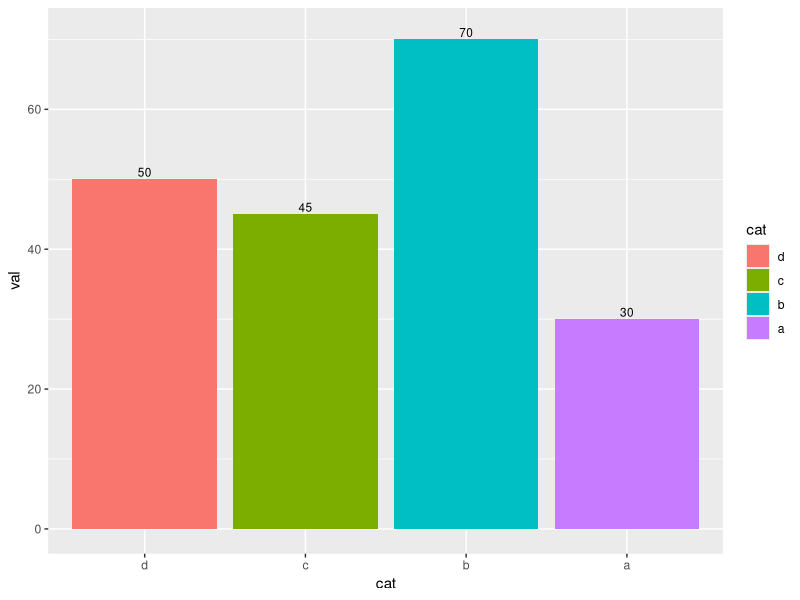
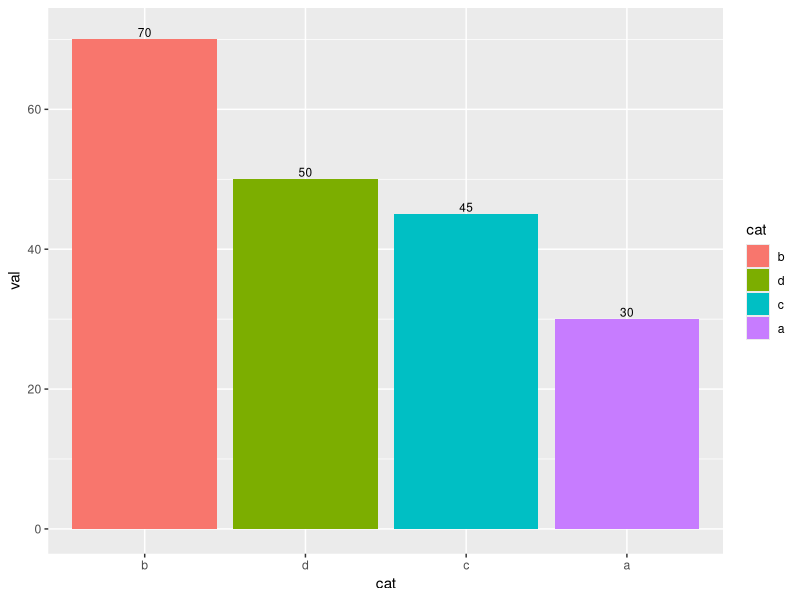
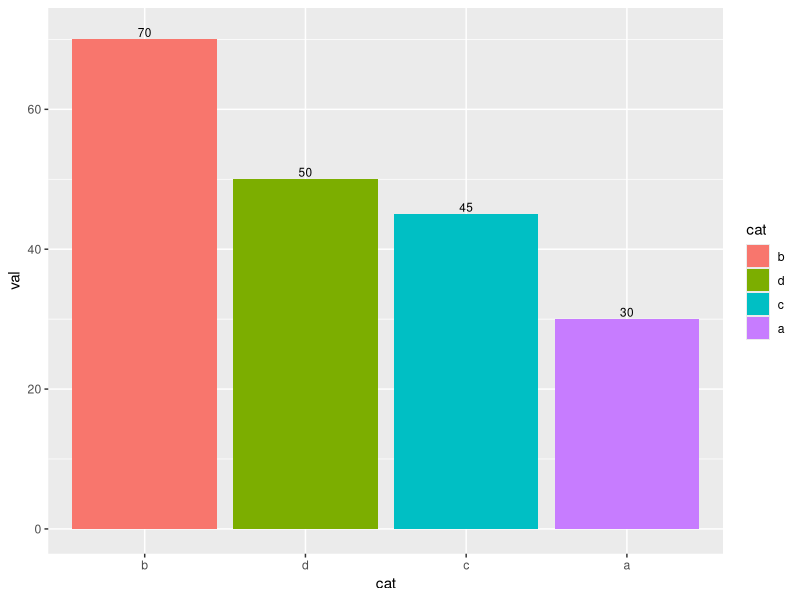

Here is the R script that generated these plots, in order:
## ---- chunk 1
(x = factor(letters))
## ---- chunk 2
# subset while preserving the levels
x[1:4]

# subset and dropping levels that don't appear in the subset
(z = x[1:4, drop=TRUE])
## ---- chunk 3
str(rev(z))
str(z)
rev(z)[1]
z[1]
## ---- chunk 4
# before
str(z)
z[1]

# reverse the levels
levels(z) = rev(levels(z))

# after
str(z)
z[1]
## ---- chunk 5
suppressMessages({ library(ggplot2) })

# make fake data
df = data.frame(cat=z, val=c(50,45,70,30))

# make barplot
ggplot(df, aes(x=cat, y=val)) +
        geom_bar(aes(fill=cat), stat="identity") +
        geom_text(aes(label=val, y=val+1), size=3)
## ---- chunk 6
# sort by val in descending order
df = df[order(-df$val),]

# notice that we need to pass the cat sorted by val into the factor function
df$cat = factor(df$cat, levels=df$cat)

# make bar chart
ggplot(df, aes(x=cat, y=val)) +
        geom_bar(aes(fill=cat), stat="identity") +
        geom_text(aes(label=val, y=val+1), size=3)

## ---- chunk 7
# make fake data
df = data.frame(cat=z, val=c(50,45,70,30))

# reorder the levels of cat by decreasing order of val
df = transform(df, cat = reorder(cat, rank(-val)))

# make barplot
ggplot(df, aes(x=cat, y=val)) +
        geom_bar(aes(fill=cat), stat="identity") +
        geom_text(aes(label=val, y=val+1), size=3)
